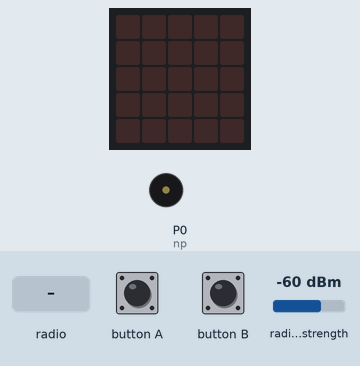
A program run on a simulated BBC micro:bit running MicroPython. On the bench: the board's 5×5 LED display, buzzer (waves = sounding). The test bench sets the inputs (shaded band); at power-on: radio signal strength -60 dBm.

Above: at 1.2 s.
1.3 s: radio message "Z1" arrives
At 2.1 s:
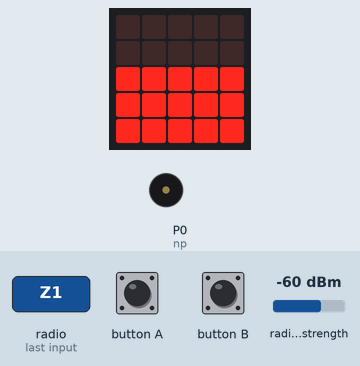
Timing chart, 0 to 4.3 s (numbered marks = the images above; inputs shaded):
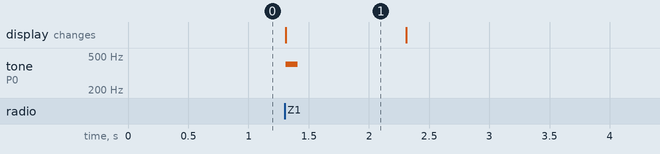

The program:

hound.py
```python
"""The Hound (receiver) -- hardware layer.

Maps micro:bit hardware onto HoundController. All game logic lives in
hound_logic.py so it can be unit tested; BOTH files must be flashed:

    ufs put hound_logic.py
    ufs put hound.py main.py
"""
from microbit import *
import radio
import music
import neopixel

from hound_logic import HoundController
from radio_config import RADIO_GROUP

BEEP_MS = 100
BEEP_HZ = {1: 400, 2: 800, 3: 1200}

# The LED matrix is physically 5x5, which is a hardware fact and not the same
# thing as BAR_COUNT. BAR_COUNT is a tunable that a recalibration can change,
# and it used to drive both loops below: dropping it to 4 would have left row 4
# and column 4 holding whatever was last written to them for good, since the
# bars != last_bars guard means the matrix is only redrawn when the count moves.
MATRIX_SIZE = 5

# Blank any attached ZIP LEDs once, at boot. They power on in a random state
# (AGENTS.md gotcha 4) and nothing in the game uses them, so this is the only
# show() the hound ever does -- deliberately before any tone can play. There
# used to be a second clear after each beep; it is gone (AGENTS.md gotcha 8).
np = neopixel.NeoPixel(pin0, 5)
np.clear()
np.show()

speaker.on()
set_volume(255)

radio.on()
radio.config(group=RADIO_GROUP)

controller = HoundController()
last_bars = -1

while True:
    now = running_time()

    controller.process_inputs(button_a.was_pressed(), button_b.was_pressed())

    # Drain the entire hardware queue every tick so packets that arrived while
    # a tone was sounding do not back up and go stale.
    while True:
        packet = radio.receive_full()
        if not packet:
            break
        if packet[0]:
            controller.process_packet(packet[0], packet[1], now)

    controller.check_timeout(now)

    zone = controller.get_beep_to_play(now)
    if zone:
        # wait=False keeps the radio loop responsive. Blocking here measured
        # 118 ms per beep and left the hound deaf 62% of wall-clock time.
        music.pitch(BEEP_HZ[zone], BEEP_MS, pin=None, wait=False)

    # Overwrite pixels rather than display.clear(), which strobes the
    # multiplexed matrix.
    bars = controller.get_display_bars()
    if bars != last_bars:
        lit = min(bars, MATRIX_SIZE)          # fills from the bottom row up
        for y in range(MATRIX_SIZE):
            brightness = 9 if (MATRIX_SIZE - 1 - y) < lit else 0
            for x in range(MATRIX_SIZE):
                display.set_pixel(x, y, brightness)
        last_bars = bars

    sleep(10)
```

hound_logic.py
```python
"""Pure-Python state machine for the Hound (receiver).

Deliberately imports nothing from `microbit`, so it can be unit-tested on a
desktop. `hound.py` imports this module, which means BOTH files must be copied
to the board -- see AGENTS.md section 5.
"""

# --- Signal scale ----------------------------------------------------------
# Field-calibrated outdoors on 2026-09-06 with calibrate.py (AGENTS.md section
# 4): the Z1 beacon read -52 dBm at 1 m and -87 dBm at 20 m. Both ends sit above
# the -96 dBm receiver floor, so every bar is now reachable -- the old -105
# bottom was not. One bar is 7 dB, about the size of the stationary noise, so a
# bar of jitter while standing still is expected.
#
# calibrate.py suggests -92 (8 dB bars), taking the -89 dBm ground-reflection
# null at 15 m as the floor. Deliberately not used: only 21% of packets arrive
# at the null anyway, and 8 dB bars would leave a single bar barely above the
# noise. The cost is that the display blanks around 15 m while the Z1 audio
# keeps working -- the bar graph is the fine instrument, the audio the coarse
# one. Re-run calibrate.py if the playfield changes.
MIN_RSSI = -87
MAX_RSSI = -52

BAR_COUNT = 5
RSSI_SPAN = MAX_RSSI - MIN_RSSI

# One press of button A must move the bar graph by exactly one bar. Deriving
# the step from the scale keeps that true if the scale is ever recalibrated.
# (A hard-coded 5 dB step against 7 dB bars made half of all presses do
# nothing -- measured on hardware at 2 m.)
ATTEN_STEP = RSSI_SPAN // BAR_COUNT
MAX_ATTENUATION = ATTEN_STEP * 10

# --- Timing ----------------------------------------------------------------
FOX_CYCLE_MS = 200        # fox.py emits Z1, Z2, Z3 once per 200 ms
SIGNAL_TIMEOUT_MS = 1000  # no packets at all -> silent and blank
BEEP_INTERVAL_MS = {1: 1000, 2: 500, 3: 200}

# How long a zone is remembered after its beacon was last heard: 5 fox cycles,
# so several dropped packets in a row do not change the tone. This must not be
# shorter than the slowest beep interval, or a zone could expire before its own
# beep fell due; keeping it equal to SIGNAL_TIMEOUT_MS also means the tone stops
# and the display blanks at the same moment, and lets check_timeout leave zone
# expiry entirely to get_current_zone. A test pins the equality.
ZONE_HOLD_MS = SIGNAL_TIMEOUT_MS

# Weight given to the newest RSSI reading. Stationary noise was measured at
# 7-8 dB peak-to-peak (more than one bar), so lowering this trades display
# jitter against the documented <300 ms response target.
EMA_ALPHA = 0.8

# Highest zone first: Z3 is the weakest beacon and so the closest range.
ZONE_TOKENS = ((3, b"Z3"), (2, b"Z2"), (1, b"Z1"))


class HoundController:
    def __init__(self):
        self.attenuation_offset = 0
        self.last_packet_time = 0
        self.current_rssi = MIN_RSSI
        # MIN_RSSI cannot double as a "nothing heard yet" marker: it is a real
        # signal level (-87 dBm was measured at 20 m), so a genuinely weak
        # reading would look like a fresh start and skip the EMA entirely.
        self.have_reading = False
        self.last_audio_time = 0
        self.zone_last_seen = {1: None, 2: None, 3: None}

    def process_inputs(self, button_a, button_b):
        if button_a:
            self.attenuation_offset = min(
                self.attenuation_offset + ATTEN_STEP, MAX_ATTENUATION
            )
        if button_b:
            self.attenuation_offset = 0

    def process_packet(self, payload, rssi, now):
        """Feed one raw radio packet in.

        `payload` is the bytes object from radio.receive_full(), which still
        carries MicroPython's 3-byte b'\\x01\\x00\\x01' header -- hence the
        substring test rather than equality.
        """
        self.last_packet_time = now

        # Only the max-power Z1 beacon drives the distance reading. Using any
        # other zone would make the bar graph oscillate in step with the fox's
        # transmit-power cycle rather than with the player's movement.
        if b"Z1" in payload:
            if not self.have_reading:
                # Snap to the first reading rather than averaging up from the
                # floor, which would take several packets to catch up.
                self.current_rssi = rssi
                self.have_reading = True
            else:
                self.current_rssi = (
                    self.current_rssi * (1.0 - EMA_ALPHA) + rssi * EMA_ALPHA
                )

        for zone, token in ZONE_TOKENS:
            if token in payload:
                self.zone_last_seen[zone] = now
                break

    def check_timeout(self, now):
        """Blank the display when nothing has been heard for a while.

        Zones are not touched here: they expire on their own in
        get_current_zone, and ZONE_HOLD_MS == SIGNAL_TIMEOUT_MS means they have
        already done so by the time this fires. Clearing them here as well read
        as a second, independent expiry mechanism and was dead code.
        """
        if now - self.last_packet_time > SIGNAL_TIMEOUT_MS:
            self.current_rssi = MIN_RSSI
            self.have_reading = False

    def get_current_zone(self, now):
        """Highest zone heard recently.

        A hold window rather than a latch-and-reset: the weakest beacon is the
        first to suffer packet loss, and clearing the zone after every beep
        made each interval a coin flip on whether a Z3 happened to land. That
        produced tone changes on 48% of beeps while standing still at 5 m.
        """
        for zone in (3, 2, 1):
            seen = self.zone_last_seen[zone]
            if seen is not None and now - seen <= ZONE_HOLD_MS:
                return zone
        return 0

    def get_beep_to_play(self, now):
        """Return the zone whose tone is due now, or 0 for silence."""
        zone = self.get_current_zone(now)
        if zone == 0:
            return 0
        if now - self.last_audio_time >= BEEP_INTERVAL_MS[zone]:
            self.last_audio_time = now
            return zone
        return 0

    def get_display_bars(self):
        adjusted = self.current_rssi - self.attenuation_offset
        fraction = (adjusted - MIN_RSSI) / float(RSSI_SPAN)
        fraction = max(0.0, min(1.0, fraction))
        bars = int(fraction * BAR_COUNT)
        # Any detectable signal deserves at least one bar.
        if fraction > 0 and bars == 0:
            bars = 1
        return bars
```

radio_config.py
```python
"""Settings shared by both roles.

The fox and the hound must agree on the radio group, so it is defined here and
imported by both. This module is copied to BOTH boards -- see AGENTS.md
section 5.

Pick a group that nothing else nearby is using. 0 is the MicroPython default,
so any micro:bit whose radio was switched on without configuring a group will
be sitting on it; 42 is the value most tutorials use. Both invite collisions
with other kit in the room.
"""

RADIO_GROUP = 16
```

Measured:
- after the input at 1.3 s, tone on P0 (np): silent → 400 Hz at once, → silent 0.10 s later; the display: changes at once (image 1)
- what the display in image 1 shows lasts 1.0 s, from 1.3 s to 2.3 s
